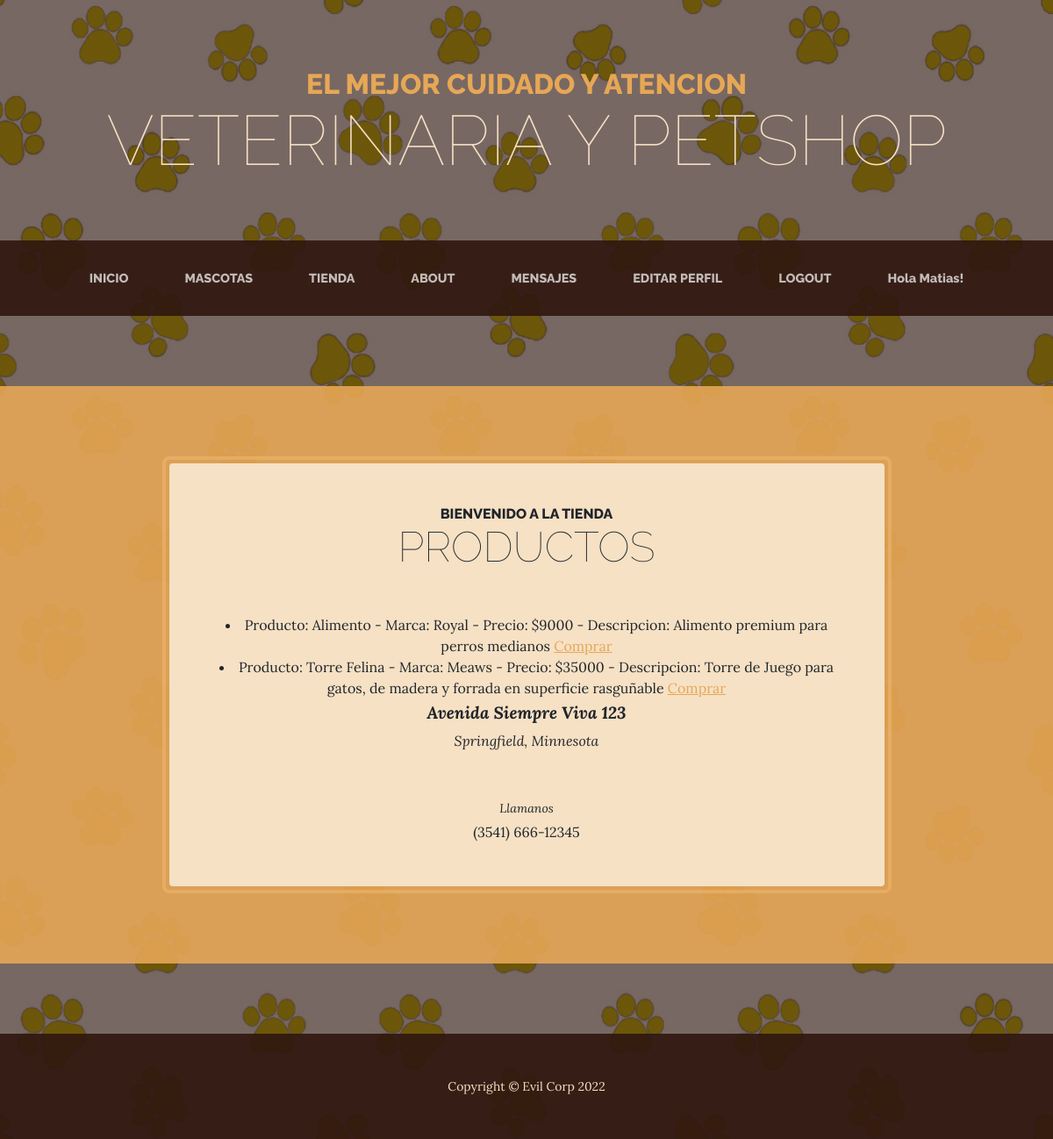
The app's page /tienda/ (signed in) with its own data.
### apptienda/models.py (models this page shows, shortened)
class Productos(models.Model):
    id = models.AutoField(primary_key=True)
    nombre = models.CharField(max_length=100, verbose_name= 'Nombre')
    marca = models.CharField(max_length=100, verbose_name= 'Marca')
    precio = models.IntegerField(verbose_name= 'Precio', null=True)
    imagen = models.ImageField(default='null', verbose_name="productos",upload_to="productos")
    descripcion= models.TextField(verbose_name= 'Descripcion', null=True)
    def __str__(self):
        fila = f"Producto: {self.nombre} - Marca: {self.marca} - Precio: ${self.precio} - Descripcion: {self.descripcion}"
        return fila

### apptienda/views.py (the view)
# urls.py: path('tienda/', vista_tienda, name="vet-tienda"),
def vista_tienda(request):
    productos = Productos.objects.all()
    contexto = {"productos": productos}
    return render(request, "apptienda/productos.html", contexto)

### apptienda/templates/apptienda/productos.html (shortened to what this page needs)
{% extends 'apptienda/base.html' %}
{% load static %}
{% block titulo %} Bienvenido a la tienda {% endblock %}
{% block subtitulo %} Productos {% endblock %}
{% block Contenido%}
{% if productos %}
   {% for producto in productos %}
    <li>
      {{producto}}
      <a href="{% url 'vet-comprar' producto.id %}">Comprar</a>
    </li>
    {% endfor %}
{% else %}
<p> Ups! de momento estamos sin stock </p>
<p> Pronto tendremos nuevos productos </p>
{% endif %}
<p class="address mb-5">
    <em>
        <strong>Avenida Siempre Viva 123</strong>
        <br />
        Springfield, Minnesota
    </em>
</p>
<p class="mb-0">
    <small><em>Llamanos</em></small>
    <br />
    (3541) 666-12345
</p>
{% endblock %}

### apptienda/templates/apptienda/base.html (shortened to what this page needs)
<!DOCTYPE html>
<html lang="en">
    {% load static %}
    <head>
        <link href="{% static 'css/styles.css'%}" rel="stylesheet" />
    </head>
    <body>
        <header>
            <h1 class="site-heading text-center text-faded d-none d-lg-block">
                <span class="site-heading-upper text-primary mb-3">El mejor cuidado y atencion</span>
                <span class="site-heading-lower">Veterinaria y PetShop</span>
            </h1>
        </header>
        <nav class="navbar navbar-expand-lg navbar-dark py-lg-4" id="mainNav">
            <div class="container">
                <div class="collapse navbar-collapse" id="navbarSupportedContent">
                    <ul class="navbar-nav mx-auto">
                        <li class="nav-item px-lg-4"><a class="nav-link text-uppercase" href="{% url 'tienda-inicio' %}">INICIO</a></li>
                        <li class="nav-item px-lg-4"><a class="nav-link text-uppercase" href="{% url 'vet-mascotas' %}">MASCOTAS</a></li>
                        <li class="nav-item px-lg-4"><a class="nav-link text-uppercase" href="{% url 'vet-tienda' %}">TIENDA</a></li>
                        <li class="nav-item px-lg-4"><a class="nav-link text-uppercase" href="{% url 'vet-about' %}">ABOUT</a></li>
                        <li class="nav-item px-lg-4"><a class="nav-link text-uppercase" href="{% url 'vet-mensajes' %}">MENSAJES</a></li>
                        {% if request.user.is_authenticated %}
                        <li class="nav-item px-lg-4"><a class="nav-link text-uppercase" href="{% url 'vet-perfil' %}">EDITAR PERFIL</a></li>
                        <li class="nav-item px-lg-4"><a class="nav-link text-uppercase" href="{% url 'vet-logout' %}">LOGOUT</a></li>
                        <li class="nav-item px-lg-4"><a class="nav-link " href=""> Hola {{request.user.username}}!</a></li>
                        {% else %}
                            <li class="nav-item px-lg-4"><a class="nav-link text-uppercase" href="{% url 'vet-login' %}">LOGIN</a></li>
                        {% endif %}
                    </ul>
                </div>
            </div>
        </nav>
        <section class="page-section cta">
            <div class="container">
                <div class="row">
                    <div class="col-xl-9 mx-auto">
                        <div class="cta-inner bg-faded text-center rounded">
                            <h2 class="section-heading mb-5">
                                <span class="section-heading-upper">{% block titulo %}{% endblock %}</span>
                                <span class="section-heading-lower">{% block subtitulo %}{% endblock %}</span>
                            </h2>
                                {% block Contenido %}{% endblock %}
                        </div>
                    </div>
                </div>
            </div>
        </section>
        <footer class="footer text-faded text-center py-5">
            <div class="container"><p class="m-0 small">Copyright &copy; Evil Corp 2022</p></div>
        </footer>
    </body>
</html>

### records on screen
Productos: nombre+marca+precio "Producto: Alimento - Marca: Royal - Precio: $9000 - Descripcion: Alimento premium para perros medianos"
Productos: nombre+marca+precio "Producto: Torre Felina - Marca: Meaws - Precio: $35000 - Descripcion: Torre de Juego para gatos, de madera y forrada en superficie rasguñable"

### other values on screen
{{ request.user.username }} "Matias"
